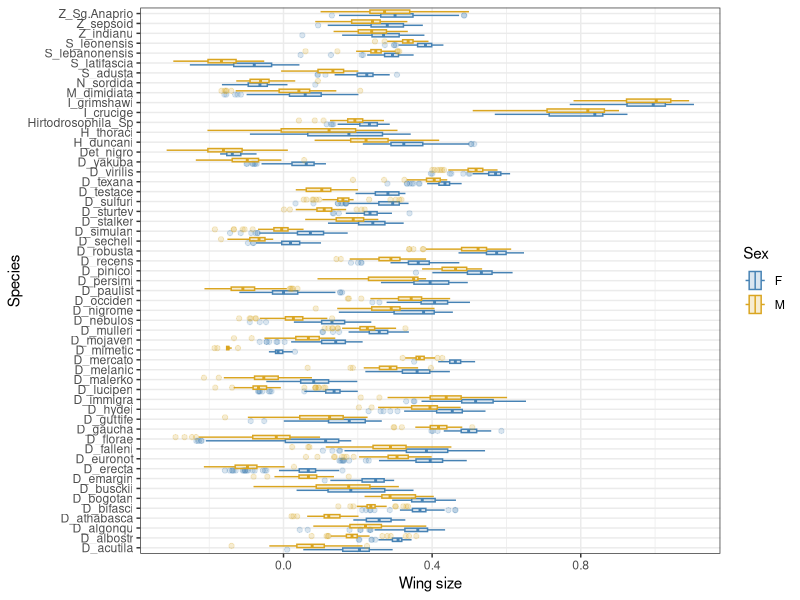

The R source for this figure: (Note: this script raises an error after producing the figure.)
## ---- chunk 1
#| message: false
library(tidyverse)

fly <- read_csv("fruit_fly_wings.csv")
print(fly)
## ---- chunk 2
#| fig-height: 9
ggplot(fly) +
  aes(x = WingSize, y = Species, colour = Sex, fill = Sex) +
  geom_boxplot(alpha = 0.2) +
  scale_colour_manual(values = c("steelblue", "goldenrod")) +
  scale_fill_manual(values = c("steelblue", "goldenrod")) +
  xlab("Wing size") +
  theme_bw()
## ---- chunk 3
fly %>% nest(data = c(ID, Date, Sex, WingSize, L2Length))
## ---- chunk 4
fly %>%
  nest(data = c(ID, Date, Sex, WingSize, L2Length)) %>%
  pull(data) %>% # Get contents of just the "data" column
  pluck(1) # Take the first of all those tibbles
## ---- chunk 5
fly %>% nest(data = !Species)
## ---- chunk 6
fly %>% nest(data = !Species & !Sex)
## ---- chunk 7
fly %>% nest(data = !Species & !Sex) %>% unnest(data)
## ---- chunk 8
fly %>%
  nest(data = !Species) %>%
  mutate(test = map(data, function(x) wilcox.test(L2Length ~ Sex, data = x)))
## ---- chunk 9
#| error: true
fly %>%
  nest(data = !Species) %>%
  mutate(test = map(data, function(x) wilcox.test(L2Length~Sex, data=x))) %>%
  unnest(test)
## ---- chunk 10
library(broom)
## ---- chunk 11
wilcox.test(WingSize ~ Sex, data = fly, conf.int = TRUE)
## ---- chunk 12
wilcox.test(WingSize ~ Sex, data = fly, conf.int = TRUE) %>% tidy()
## ---- chunk 13
fly %>%
  nest(data = !Species) %>%
  mutate(test = map(data, function(x) wilcox.test(L2Length~Sex, data=x))) %>%
  mutate(test = map(test, tidy)) %>%
  unnest(test)
## ---- chunk 14
#| fig-height: 9
fly %>%
  nest(data = !Species) %>%
  mutate(test = map(data, function(x) wilcox.test(L2Length~Sex, data=x))) %>%
  mutate(test = map(test, tidy)) %>%
  unnest(test) %>%
  arrange(p.value) %>%
  mutate(Species = as_factor(Species)) %>%
  ggplot(aes(x = p.value, y = Species)) +
  geom_col(colour = "steelblue", fill = "steelblue", alpha = 0.3) +
  scale_x_continuous(name = "p-value", limits = c(0, 1)) +
  theme_bw()
## ---- chunk 15
outlierSpecies <- fly %>%
  nest(data = !Species) %>%
  mutate(test = map(data, function(x) wilcox.test(L2Length~Sex, data=x))) %>%
  mutate(test = map(test, tidy)) %>%
  unnest(test) %>%
  arrange(desc(p.value)) %>%
  slice(1:4) %>% # Choose first 4 rows from the sorted table
  pull(Species) # Get the 4 species names

print(outlierSpecies)
## ---- chunk 16
fly %>%
  filter(Species %in% outlierSpecies) %>%
  ggplot() +
  aes(x = Sex, y = WingSize) +
  geom_boxplot(colour = "steelblue", fill = "steelblue",
               alpha = 0.2, outlier.shape = NA) +
  geom_jitter(colour = "steelblue", alpha = 0.4) +
  facet_grid(. ~ Species) +
  theme_bw()
